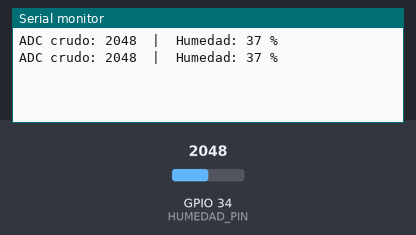
Bench run of a sketch on a simulated ESP32. On the bench: the last lines printed to the serial monitor. The test bench sets the inputs (shaded band); at power-on: GPIO 34 (HUMEDAD_PIN) = 2048.

Above: at 1.8 s.
1.9 s: GPIO 34 (HUMEDAD_PIN) set to 2866
At 2.4 s:
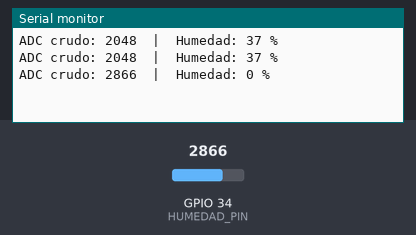
3.4 s: GPIO 34 (HUMEDAD_PIN) set to 3603
At 4.8 s:
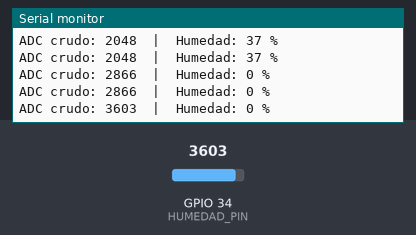
Timing chart, 0 to 6.4 s (numbered marks = the images above; inputs shaded):
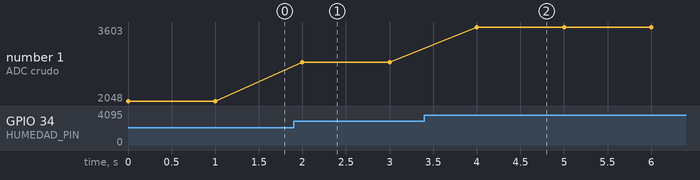

Measured:
- after the input at 1.9 s, the serial monitor: prints a new line after 0.10 s (image 1)
- after the input at 3.4 s, the serial monitor: prints a new line after 0.60 s (image 2)
- plotted number 1: 2048 → 2866 after the input at 1.9 s, 2866 → 3603 after the input at 3.4 s

The sketch:

Capacitivo.ino
```cpp
// 1. DECLARAR LIBRERIAS
// #include <WiFi.h>

// 2. DEFINICIÓN O ETIQUETADO DE PINES DE ENTRADA Y SALIDA
#define HUMEDAD_PIN 34   // Sensor de humedad conectado al GPIO 34 (ADC1)

// 3. DECLARACION DE CONSTANTES
const int SECO  = 2840;   // Valor ADC en aire (suelo seco)
const int MOJADO = 749;  // Valor ADC en agua (suelo saturado)

// 4. DECLARACION DE VARIABLES
int   lecturaADC = 0;    // Lectura cruda del ADC (0 - 4095)
int   humedad    = 0;    // Humedad escalizada (0 - 100%)

// 5. DECLARACION DE SUBRUTINAS Y/O FUNCIONES

// 6. CONFIGURACION INICIAL
void setup()
{
  // CONFIGURACION DE PINES DE ENTRADA Y SALIDA
  // Los pines analógicos no requieren pinMode()

  // LIMPIEZA DE SALIDAS

  // COMUNICACIONES
  Serial.begin(115200);
}

// 7. FUNCION INFINITA PRINCIPAL
void loop()
{
  lecturaADC = analogRead(HUMEDAD_PIN);                    // Leo el ADC crudo
  humedad    = map(lecturaADC, SECO, MOJADO, 0, 100);     // Escalo a porcentaje
  humedad    = constrain(humedad, 0, 100);                 // Limito entre 0 y 100

  Serial.print("ADC crudo: ");
  Serial.print(lecturaADC);
  Serial.print("  |  Humedad: ");
  Serial.print(humedad);
  Serial.println(" %");

  delay(1000);   // Lectura cada 1 segundo
}
```
